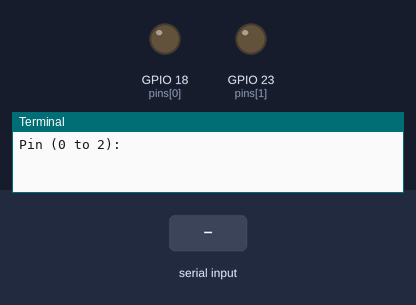
This program was run on a simulated Raspberry Pi (BCM pin numbers). Parts: output pins drawn as LEDs (lit = HIGH), the last lines printed to the terminal. The test bench sets the inputs (shaded band).

Above: at 1.2 s.
1.3 s: "1" typed at the terminal, then Enter
At 1.9 s:
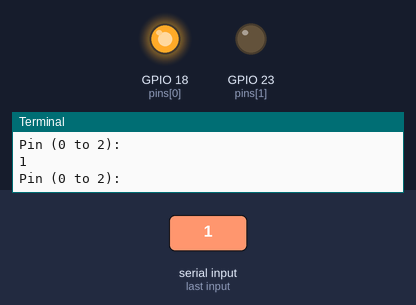
2.8 s: "0" typed at the terminal, then Enter
At 4.2 s:
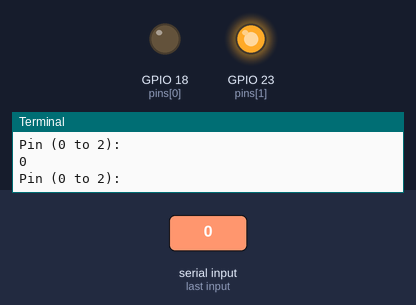
Timing chart, 0 to 5.8 s (numbered marks = the images above; inputs shaded):
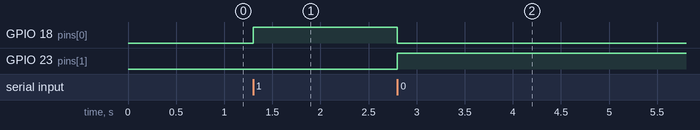

The program:

2.05_ConectorGPIO_ControlarDosLEDs_Parte4.py
```python
#############################################
#_____https://frambuesa-pi.blogspot.com/____#
#___https://github.com/frambuesa-pi/python__#
#############################################
# importamos la libreria GPIO
import RPi.GPIO as GPIO
# creamos una lista con los pines GPIO
pins=[18,23]
# creamos una lista con tres registros 0,1,2
# cada uno tiene dos valores el primero es el
# estado del pin1 (18) y el segundo, del pin2 (23)
pin_led_states=[[0,1], # A
                [1,0], # B
                [0,0], # apagado
                ]
# definimos el tipo de identificacion de los puertos GPIO
GPIO.setmode(GPIO.BCM)
# definimos una funcion para camnbiar el estado del GPIO
# recibe 2 parametros, el pin y el estado
def set_pin(pin_index,pin_state):
    # definimos el estado del pin como de salida
    GPIO.setup(pins[pin_index],GPIO.OUT)
    # cambiamos el estado del pin a 0 o 1
    GPIO.output(pins[pin_index],pin_state)
# definimos una funcion que recibe un parametro 0,1 o 2
def light_led(led_number):
    # bucle que recupera valores de la lista de pin_led_states
    for pin_index, pin_state in enumerate(pin_led_states[led_number]):
        # llamamos a la funcion que cambia el estado de los pines
        # activando o desactivando los leds
        set_pin(pin_index,pin_state)
# por defecto ponemos el pin 0 a estado 0
set_pin(0,0)
# por defecto ponemos el pin 1 a estado 0
set_pin(1,0)
# bucle que se repite indefinidamente
while True:
    # pedimos al usuario que introduzca un valor
    x=int(input("Pin (0 to 2):"))
    # llamamos a la funcion
    light_led(x)
```

Measured:
- after the input at 1.3 s, GPIO 18 (pins[0]): LOW → HIGH at once
- after the input at 2.8 s, GPIO 18 (pins[0]): HIGH → LOW at once; GPIO 23 (pins[1]): LOW → HIGH at once
